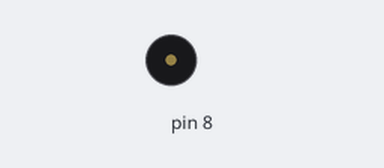
A sketch run on a simulated Arduino Uno, built with avr-gcc and run on an emulated ATmega328P. Shown: buzzer (waves = sounding).

Above: at 1.6 s.
Timing chart, 0 to 4.0 s (numbered marks = the images above):
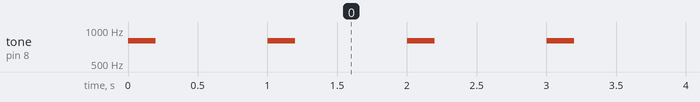

Measured:
- by itself, tone on pin 8: alternates 800 Hz for 0.20 s and silent for 0.80 s

The sketch:

week03_3_void_loop_tonr_delay.ino
```cpp
//week03_3_void_loop_tonr_delay
void setup() {
  pinMode(8,OUTPUT);//負責發聲音
  tone(8,800,200);
  delay(1000);

}

void loop() {
  tone(8,800,200);
  delay(1000);
}
```
